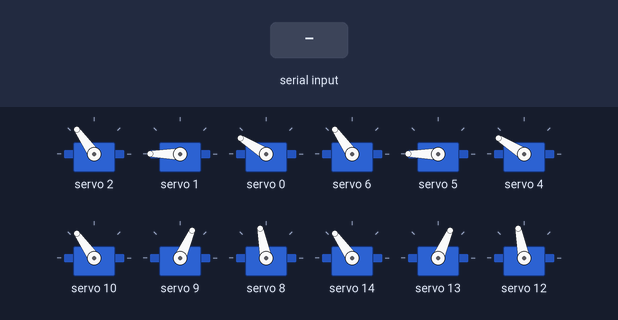
Recording of a sketch running on a simulated ESP32. On the bench: 12 × servo. The test bench sets the inputs (shaded band). Nothing arrives over Bluetooth unless stated; what the sketch prints to the serial monitor is not drawn.

Above: at 1.3 s.
1.4 s: "trot\n" received over the second serial link
At 4.3 s:
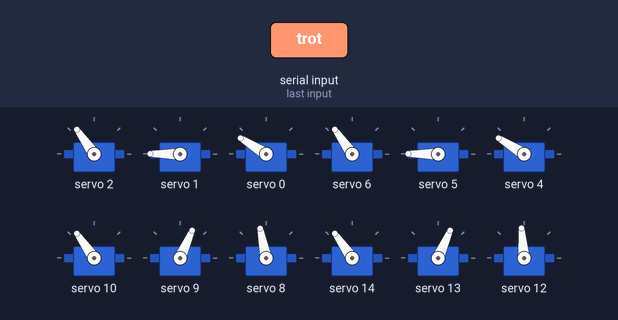
4.4 s: "go\n" received over the second serial link
At 4.72 s:
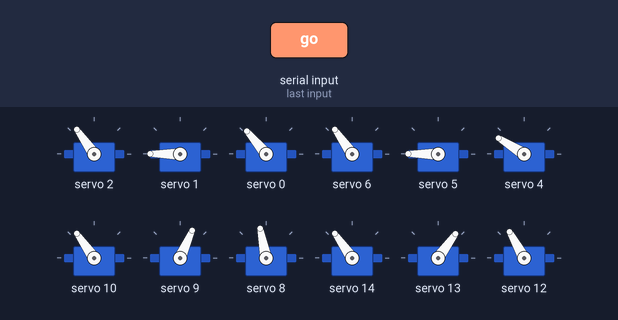
7.4 s: "down\n" received over the second serial link
At 8.6 s:
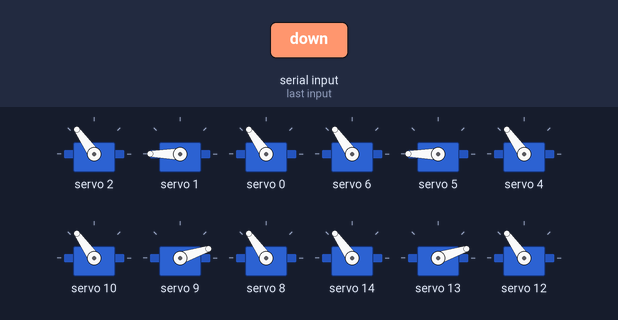
8.9 s: "leftroll\n" received over the second serial link
At 9.7 s:
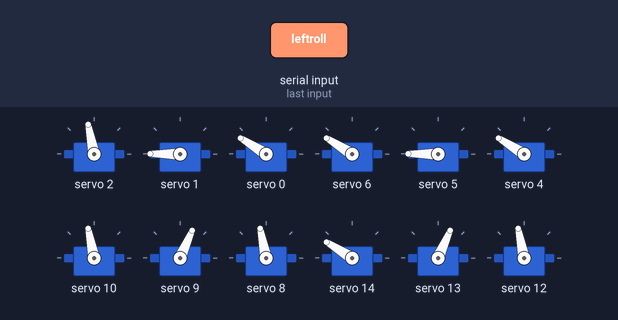
10.4 s: "rightroll\n" received over the second serial link
At 11.5 s:
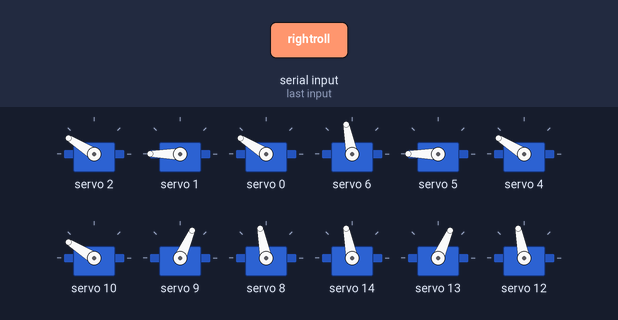
11.9 s: "frontpitch\n" received over the second serial link
At 12.5 s:
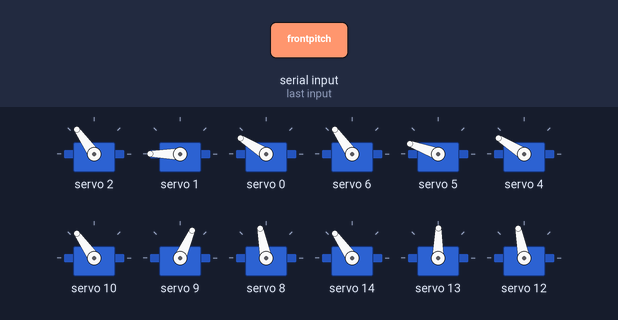
Timing chart, 0 to 14.4 s (numbered marks = the images above; inputs shaded):
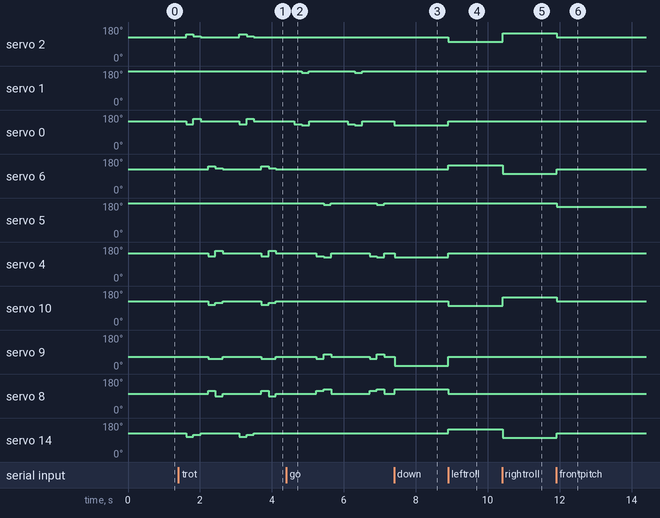

Measured:
- after the input at 1.4 s, servo 2: 125° → 142° after 0.21 s, → 130° 0.20 s later, → 125° 0.20 s later, → 142° 1.1 s later, … (6 changes in this stretch); servo 0: 148° → 130° after 0.22 s, → 160° 0.20 s later, → 148° 0.20 s later, → 130° 1.1 s later, … (6 changes in this stretch)
- after the input at 4.4 s, servo 1: alternates 180° for 1.3 s and 172° for 0.20 s, starting after 0.43 s; servo 0: 148° → 130° after 0.22 s, → 125° 0.21 s later, → 148° 0.20 s later, → 130° 1.1 s later, … (6 changes in this stretch)
- after the input at 7.4 s, servo 0, servo 4: 148° → 125° at once; servo 9, servo 13: 66° → 18° at once; servo 8: 101° → 125° at once; servo 12: 95° → 125° at once
- after the input at 8.9 s, servo 2, servo 10, servo 8, servo 12: 125° → 101° at once; servo 0, servo 6, servo 4, servo 14: 125° → 148° at once; servo 9, servo 13: 18° → 66° at once
- after the input at 10.4 s, servo 2, servo 10: 101° → 148° at once; servo 6, servo 14: 148° → 101° at once
- after the input at 11.9 s, servo 2, servo 10: 148° → 125° at once; servo 6, servo 14: 101° → 125° at once; servo 5: 180° → 160° at once; servo 13: 66° → 89° at once

The sketch:

QV2_Speech_Recognition.ino
```cpp
#include <Wire.h>
#include <Adafruit_PWMServoDriver.h>
#include <BluetoothSerial.h> // 블루투스 연결

BluetoothSerial SerialBT;

// ESP32 I2C 핀 정의
#define SDA_PIN    21
#define SCL_PIN    22

// PCA9685 16채널 서보 드라이버
Adafruit_PWMServoDriver pwm = Adafruit_PWMServoDriver();
#define SERVOMIN   150
#define SERVOMAX   600
#define SERVO_FREQ 50

// [] 그룹에 묶어서 제어하는 다리 수
// Front Leg -->FLEG
const uint8_t FLEG_SIZE = 1;

// A: Front Left Leg (힙, 무릎, 발목) 서브 서보 -> Ankle // 메인 서보 --> Knee // Roll 축 서보 --> Hip
const uint8_t HIP_A[FLEG_SIZE] = {2};
const uint8_t KNEE_A[FLEG_SIZE] = {1};
const uint8_t ANKLE_A[FLEG_SIZE] = {0};

// B: Back Left Leg (힙, 무릎, 발목)
const uint8_t HIP_B[FLEG_SIZE] = {6};
const uint8_t KNEE_B[FLEG_SIZE] = {5};
const uint8_t ANKLE_B[FLEG_SIZE] = {4};

/* ------------- UPPER ------------- */

// [] 그룹에 묶어서 제어하는 다리 수
// Back Leg --> BLEG
const uint8_t BLEG_SIZE = 1;

// C: Front Right Leg (힙, 무릎, 발목)
const uint8_t HIP_C[BLEG_SIZE] = {10};
const uint8_t KNEE_C[BLEG_SIZE] = {9};
const uint8_t ANKLE_C[BLEG_SIZE] = {8};

// D: Back Right Leg (힙, 무릎, 발목)
const uint8_t HIP_D[BLEG_SIZE] = {14};
const uint8_t KNEE_D[BLEG_SIZE] = {13};
const uint8_t ANKLE_D[BLEG_SIZE] = {12};


// PWM 서보 각도 설정
void setAngle(uint8_t ch, float angle) {
  angle = constrain(angle, 0, 180);
  uint16_t pulse = map((int)angle, 0, 180, SERVOMIN, SERVOMAX);
  pwm.setPWM(ch, 0, pulse);
}

// ============= FRONT =============
void setGroupA(float hip, float knee, float ankle) {    // Left
  setAngle(HIP_A[0], hip);
  setAngle(KNEE_A[0], knee);
  setAngle(ANKLE_A[0], ankle);
}

void setGroupB(float hip, float knee, float ankle) {    // Right
  setAngle(HIP_B[0], hip);
  setAngle(KNEE_B[0], knee);
  setAngle(ANKLE_B[0], ankle);
}

// ============= BACK =============
void setGroupC(float hip, float knee, float ankle) {    // Legt
  setAngle(HIP_C[0], hip);
  setAngle(KNEE_C[0], knee);
  setAngle(ANKLE_C[0], ankle);
}
void setGroupD(float hip, float knee, float ankle) {    // Right
  setAngle(HIP_D[0], hip);
  setAngle(KNEE_D[0], knee);
  setAngle(ANKLE_D[0], ankle);
}


void setup() {
  Serial.begin(115200);
  SerialBT.begin("VIN_ESP32");
  Serial.println("Bluetooth Started! Device name: VIN_ESP32");
  delay(100);

  Wire.begin(SDA_PIN, SCL_PIN);
  pwm.begin();
  pwm.setPWMFreq(SERVO_FREQ);
  delay(10);

  Serial.println("QV2 Control Ready");

  // 초기 포즈: 일어난 상태
  setGroupA(90, 140, 110);
  setGroupB(90, 140, 110);
  setGroupC(90, 40, 70);
  setGroupD(90, 40, 70);
}


void standup() { // 일어나기
  setGroupA(90, 140, 110);
  setGroupB(90, 140, 110);
  setGroupC(90, 40, 70);
  setGroupD(90, 40, 70);
  Serial.println("일어나기");
}

void trot() { // 제자리 Trot Gait --> 준비
  setGroupA(90, 140, 110);
  setGroupB(90, 140, 110);
  setGroupC(90, 40, 70);
  setGroupD(90, 40, 65); // 발 위치 맞추기 --> 서브 서보 수정 전
  delay(200);
  setGroupA(105, 150, 95); //F_L 발 들기
  setGroupD(75, 30, 85);  //B_R 발 들기
  delay(200);
  setGroupA(95, 150, 120); //F_L 발 밀기
  setGroupD(85, 30, 60);  //B_R 발 밀기
  delay(200);
  setGroupA(90, 140, 110); //F_L 발 원상태
  setGroupD(90, 40, 65);  //B_R 발 원상태
  delay(200);
  setGroupB(105, 150, 95);  //F_R 발 들기
  setGroupC(75, 30, 85);  //B_L 발 들기
  delay(200);
  setGroupB(95, 150, 120);  //F_R 발 밀기
  setGroupC(85, 30, 60);  //B_L 발 밀기
  delay(200);
  setGroupB(90, 140, 110);  //F_R 원상태
  setGroupC(90, 40, 70);  //B_L 원상태
  delay(250); // ===== 초기화 =====
  setGroupA(90, 140, 110);
  setGroupB(90, 140, 110);
  setGroupC(90, 40, 70);
  setGroupD(90, 40, 65); // 발 위치 맞추기 --> 서브 서보 수정 전
  delay(200);
  setGroupA(105, 150, 95); //F_L 발 들기
  setGroupD(75, 30, 85);  //B_R 발 들기
  delay(200);
  setGroupA(95, 150, 120); //F_L 발 밀기
  setGroupD(85, 30, 60);  //B_R 발 밀기
  delay(200);
  setGroupA(90, 140, 110); //F_L 발 원상태
  setGroupD(90, 40, 65);  //B_R 발 원상태
  delay(200);
  setGroupB(105, 150, 95);  //F_R 발 들기
  setGroupC(75, 30, 85);  //B_L 발 들기
  delay(200);
  setGroupB(95, 150, 120);  //F_R 발 밀기
  setGroupC(85, 30, 60);  //B_L 발 밀기
  delay(200);
  setGroupB(90, 140, 110);  //F_R 원상태
  setGroupC(90, 40, 70);  //B_L 원상태
  Serial.println("제자리"); // 앞으로 가기
}

void go() { // 전진 Trot Gait
  setGroupA(90, 140, 110);
  setGroupB(90, 140, 110);
  setGroupC(90, 40, 70);
  setGroupD(90, 40, 65); // 발 위치 맞추기 --> 서브 서보 수정 전
  delay(200);
  setGroupA(90, 150, 95); //F_L 발 들기
  setGroupD(90, 30, 85);  //B_R 발 들기
  delay(200);
  setGroupA(90, 130, 90); //F_L 발 밀기
  setGroupD(90, 50, 90);  //B_R 발 밀기
  delay(200);
  setGroupA(90, 140, 110); //F_L 발 원상태
  setGroupD(90, 40, 65);  //B_R 발 원상태
  delay(200);
  setGroupB(90, 150, 95);  //F_R 발 들기
  setGroupC(90, 30, 85);  //B_L 발 들기
  delay(200);
  setGroupB(90, 130, 90);  //F_R 발 밀기
  setGroupC(90, 50, 90);  //B_L 발 밀기
  delay(200);
  setGroupB(90, 140, 110);  //F_R 원상태
  setGroupC(90, 40, 70);  //B_L 원상태
  delay(250); // ===== 초기화 =====
  setGroupA(90, 140, 110);
  setGroupB(90, 140, 110);
  setGroupC(90, 40, 70);
  setGroupD(90, 40, 65); // 발 위치 맞추기 --> 서브 서보 수정 전
  delay(200);
  setGroupA(90, 150, 95); //F_L 발 들기
  setGroupD(90, 30, 85);  //B_R 발 들기
  delay(200);
  setGroupA(90, 130, 90); //F_L 발 밀기
  setGroupD(90, 50, 90);  //B_R 발 밀기
  delay(200);
  setGroupA(90, 140, 110); //F_L 발 원상태
  setGroupD(90, 40, 65);  //B_R 발 원상태
  delay(200);
  setGroupB(90, 150, 95);  //F_R 발 들기
  setGroupC(90, 30, 85);  //B_L 발 들기
  delay(200);
  setGroupB(90, 130, 90);  //F_R 발 밀기
  setGroupC(90, 50, 90);  //B_L 발 밀기
  delay(200);
  setGroupB(90, 140, 110);  //F_R 원상태
  setGroupC(90, 40, 70);  //B_L 원상태
  Serial.println("전진");
}

void sitdown() { // 앉기
  setGroupA(90, 180, 90);
  setGroupB(90, 180, 90);
  setGroupC(90, 0, 90);
  setGroupD(90, 0, 90);
  Serial.println("앉기");
}

void leftroll() { // Left Roll
  setGroupA(70, 140, 110); // --> Roll 좌 움직임
  setGroupB(110, 140, 110);
  setGroupC(70, 40, 70);
  setGroupD(110, 40, 70);
  Serial.println("left Roll");
}

void rightroll() { // Right Roll
  setGroupA(110, 140, 110); // --> Roll 우 움직임
  setGroupB(70, 140, 110);
  setGroupC(110, 40, 70);
  setGroupD(70, 40, 70);
  Serial.println("Right Roll");
}

void frontpitch() { // Front Pitch
  setGroupA(90, 140, 110);  // FL / --> 앞으로 숙이기
  setGroupB(90, 120, 110);  // BL
  setGroupC(90, 40, 70);  // FR
  setGroupD(90, 60, 70);  // BR
  Serial.println("Front Pitch");
}

void backpitch() { // Back Pitch
  setGroupA(90, 120, 110);  // FL / --> 뒤로 숙이기
  setGroupB(90, 140, 110);  // BL
  setGroupC(90, 60, 70);  // FR
  setGroupD(90, 40, 70);  // BR
  Serial.println("Back Pitch");
}

void loop() {
  if (SerialBT.available()) {
    String cmd = SerialBT.readStringUntil('\n');
    cmd.trim();
    Serial.print("CMD> "); Serial.println(cmd);

    if (cmd.equalsIgnoreCase("up") || cmd.equals("일어나") || cmd.equals("멈춰")) {
      standup();
    }
    else if (cmd.equalsIgnoreCase("trot") || cmd.equals("준비")) {
      trot();
    }
    else if (cmd.equalsIgnoreCase("go") || cmd.equals("전진") || cmd.equals("앞으로가")) {
      go();
    }
    else if (cmd.equalsIgnoreCase("down") || cmd.equals("앉아") || cmd.equals("아래")) {
      sitdown();
    }
    else if (cmd.equalsIgnoreCase("leftroll") || cmd.equals("왼쪽")) {
      leftroll();
    }
    else if (cmd.equalsIgnoreCase("rightroll") || cmd.equals("오른쪽")) {
      rightroll();
    }
    else if (cmd.equalsIgnoreCase("frontpitch") || cmd.equals("앞쪽")) {
      frontpitch();
    }
    else if (cmd.equalsIgnoreCase("backpitch") || cmd.equals("뒤쪽")) {
      backpitch();
    }

    else {
      Serial.println("Unknown command");
    }
  }
  delay(20); // 과부화 방지
}
```
